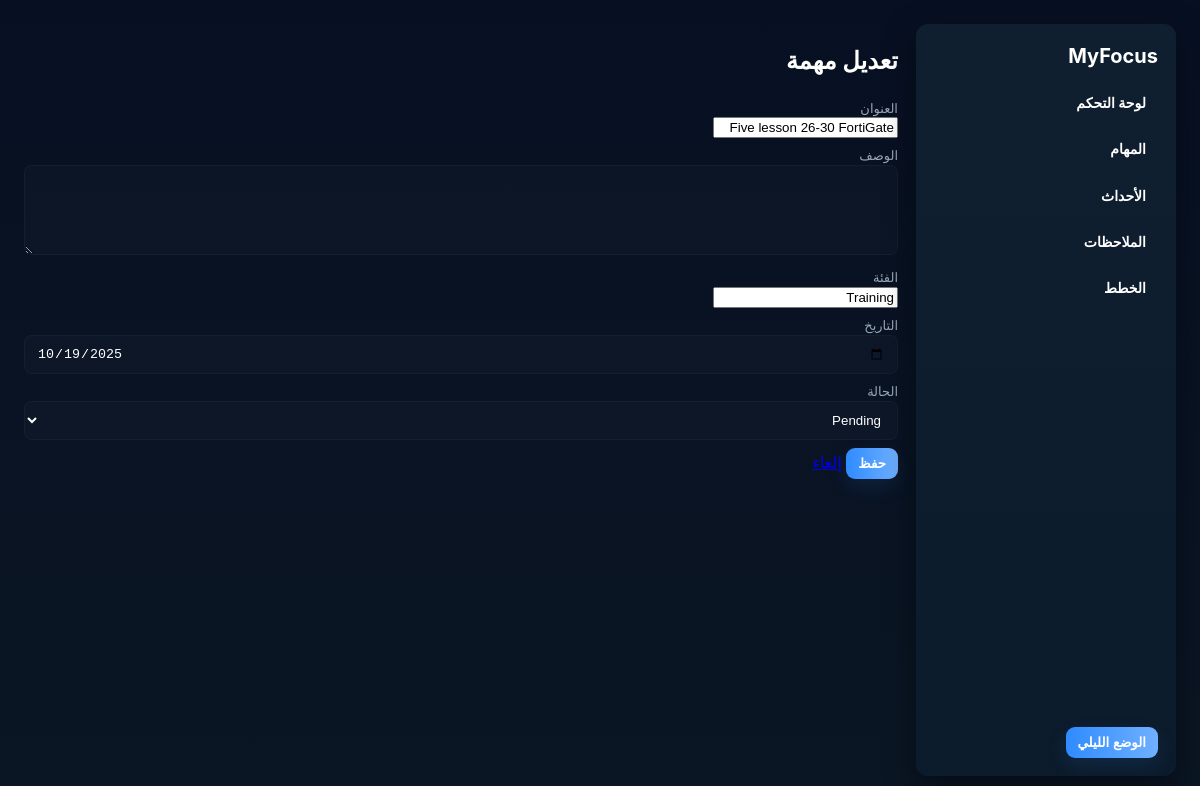
The app's page /tasks/edit/12 with its own data.
### tables this page shows
CREATE TABLE tasks (
        id INTEGER PRIMARY KEY AUTOINCREMENT,
        title TEXT NOT NULL,
        description TEXT,
        category TEXT,
        date TEXT,
        status TEXT DEFAULT 'Pending'
    );

### app.py (the view, shortened to what this page needs)
@app.route('/tasks/edit/<int:item_id>', methods=['GET','POST'])
def edit_task(item_id):
    item = task_model.get(item_id)
    return render_template('task_edit.html', task=item)

### models.py (called while the page is built)
def _connect(dbfile=None):
    if not dbfile:
        dbfile = DB_PATH
    elif not os.path.isabs(dbfile):
        dbfile = os.path.join(BASE_DIR, dbfile)
    conn = sqlite3.connect(dbfile, check_same_thread=False)
    conn.row_factory = sqlite3.Row
    return conn

    @staticmethod
    def _conn():
        return _connect(tasks.DBFILE)

    @staticmethod
    def get(item_id):
        conn = tasks._conn(); cur = conn.cursor()
        cur.execute("SELECT * FROM tasks WHERE id=?", (item_id,))
        row = cur.fetchone()
        conn.close()
        return dict(row) if row else None

### templates/task_edit.html (shortened to what this page needs)
{% extends "base.html" %}
{% block content %}
<h2>تعديل مهمة</h2>
<form method="post">
  <label>العنوان<br><input name="title" value="{{ task.title }}" required></label>
  <label>الوصف<br><textarea name="description">{{ task.description or '' }}</textarea></label>
  <label>الفئة<br><input name="category" value="{{ task.category or '' }}"></label>
  <label>التاريخ<br><input type="date" name="date" value="{{ task.date }}"></label>
  <label>الحالة<br>
    <select name="status">
      <option {% if task.status=='Pending' %}selected{% endif %}>Pending</option>
    </select>
  </label>
  <button type="submit">حفظ</button>
  <a href="{{ url_for('tasks_page') }}">إلغاء</a>
</form>
{% endblock %}

### static/css/style.css (style rules this page uses)
:root { --bg-1:#071022; --bg-2:#0b1624; --panel:#0e2436; --muted:#98a6b6; --text:#ffffff; --accent-1:#2f8bff; --accent-2:#6fb0ff; --glass: rgba(8,18,30,0.65); --shadow: 0 10px 30px rgba(2,6,12,0.6); --radius:12px; --gap:18px; }
* { box-sizing:border-box }
html,body { height:100% }
body { margin:0; font-family: Inter, system-ui, -apple-system, "Segoe UI", Roboto, "Helvetica Neue", Arial; background: linear-gradient(180deg, var(--bg-1) 0%, var(--bg-2) 100%); color:var(--text); -webkit-font-smoothing:antialiased; -moz-osx-font-smoothing:grayscale; line-height:1.45; }
button { cursor:pointer; background: linear-gradient(90deg,var(--accent-1),var(--accent-2)); color:var(--text); border:0; padding:8px 12px; border-radius:9px; font-weight:700; box-shadow: 0 8px 20px rgba(47,139,255,0.12); }
label { display:block; font-size:13px; color:var(--muted); margin-bottom:8px }
input[type="text"], input[type="date"], input[type="datetime-local"], textarea, select { width:100%; padding:10px 12px; border-radius:8px; border:1px solid rgba(255,255,255,0.03); background: rgba(255,255,255,0.02); color:var(--text); resize:vertical; }
textarea { min-height:90px }

### records on screen
tasks: title "Five lesson 26-30 FortiGate", category "Training", date "10/19/2025", status "Pending"
